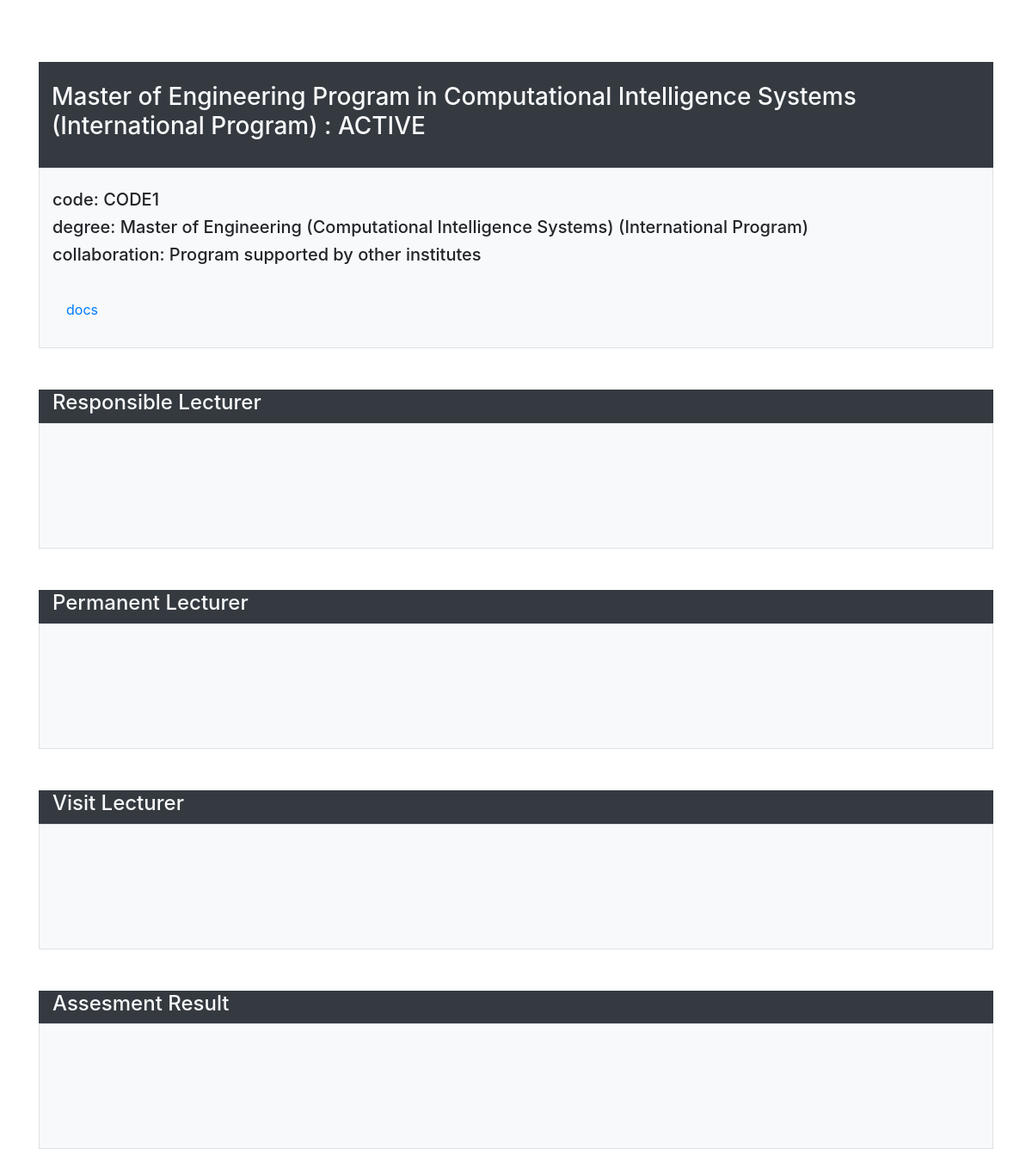
/1/, run on the app's committed database.
### study_program/models.py (models this page shows, shortened)
class StudyProgram(models.Model):
    code = models.CharField(max_length=200)
    name = models.CharField(max_length=200)
    status_choices = (
        ('ACTIVE', 'ACTIVE'),
        ('GOING TO CLOSE', 'GOING TO CLOSE'),
        ('NOT ACTIVE', 'NOT ACTIVE'),
    )
    program_status = models.CharField(max_length=200, choices=status_choices )
    degree_and_major = models.CharField(max_length=400)
    collaboration_choices = (
        ('Program issued specifically by KMITL', 'Program issued specifically by KMITL'),
        ('Program supported by other institutes', 'Program supported by other institutes'),
        ('Collaborated program with other institutes', 'Collaborated program with other institutes'),
    )
    collaboration_with_other_institues = models.TextField(max_length=400, choices = collaboration_choices)
    pdf_docs = models.FileField(upload_to='study_program_details/')

### study_program/views.py (the view)
# urls.py: path('<int:program_id>/', views.program_detail, name='program_detail')
def program_detail(request, program_id):
    detail = get_object_or_404(StudyProgram, pk=program_id)
    faculties_list = {'1':'Science', '2':'Engineering', '3':'Medicine'}
    return render(request, 'study_program/program_detail.html', {'program_detail': detail, 'faculties': faculties_list})

### study_program/templates/study_program/program_detail.html (shortened to what this page needs)
<head>
    <link rel="stylesheet" href="https://stackpath.bootstrapcdn.com/bootstrap/4.1.3/css/bootstrap.min.css">
</head>
<main>
    <div class="container">
        <br/>
        <br/>
        <br/>
        <div class="text-light bg-dark border-dark container">
            <br/>
            <h3>{{ program_detail.name }} : {{ program_detail.program_status }}</h3>
            <br/>
        </div>
        <div class="container bg-light border">
            <br/>
            <h5>code: {{ program_detail.code }}</h5>
            <h5>degree: {{ program_detail.degree_and_major }}</h5>
            <h5>collaboration: {{ program_detail.collaboration_with_other_institues }}</h5>
            <br/>
            <a class="nav-item nav-link" href="{{ program_detail.pdf_docs.url }}">docs</a>
            <br/>
        </div>
        <br/>
        <br/>
        <div class="text-light bg-dark border border-dark container">
            <h4>Responsible Lecturer</h4>
        </div>
        <div class= "container bg-light border">
            <br/>
            <br/>
            <br/>
            <br/>
            <br/>
            <br/>
        </div>
        <br/>
        <br/>
        <div class="text-light bg-dark border border-dark container">
                <h4>Permanent Lecturer</h4>
        </div>
        <div class= "container bg-light border">
            <br/>
            <br/>
            <br/>
            <br/>
            <br/>
            <br/>
        </div>
        <br/>
        <br/>
        <div class="text-light bg-dark border border-dark container">
                <h4>Visit Lecturer</h4>
            </div>
        <div class= "container bg-light border">
            <br/>
            <br/>
            <br/>
            <br/>
            <br/>
            <br/>
        </div>
        <br/>
        <br/>
        <div class="text-light bg-dark border border-dark container">
            <h4>Assesment Result</h4>
        </div>
        <div class= "container bg-light border">
            <br/>
            <br/>
            <br/>
            <br/>
            <br/>
            <br/>
        </div>
        <br/>
        <br/>
    </div>
</main>

### data on the page
StudyProgram: name "Master of Engineering Program in Computational Intelligence Systems (International Program)", program_status "ACTIVE", code "CODE1", degree_and_major "Master of Engineering (Computational Intelligence Systems) (International Program)", collaboration_with_other_institues "Program supported by other institutes"
